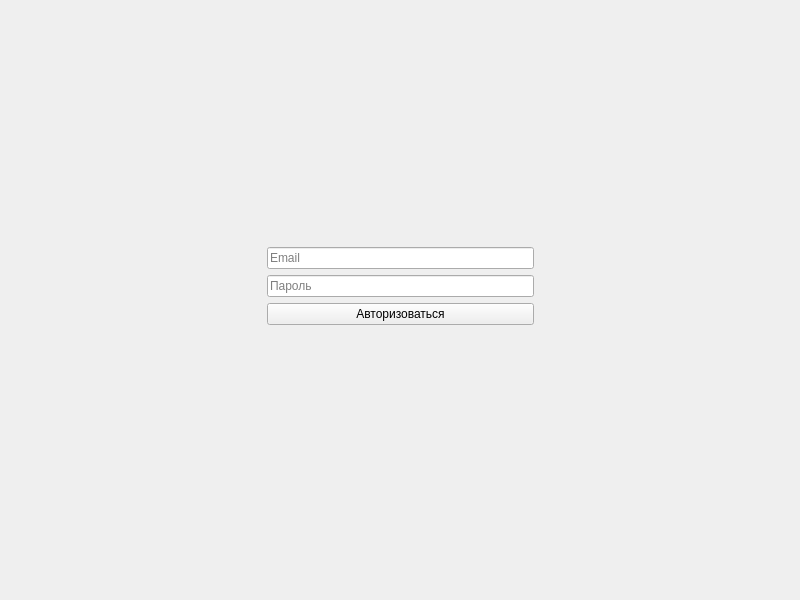
<?xml version="1.0" encoding="UTF-8"?>
<ui version="4.0">
 <class>WMain</class>
 <widget class="QMainWindow" name="WMain">
  <property name="geometry">
   <rect>
    <x>0</x>
    <y>0</y>
    <width>800</width>
    <height>600</height>
   </rect>
  </property>
  <property name="windowTitle">
   <string>Авторизация</string>
  </property>
  <widget class="QWidget" name="centralwidget">
   <widget class="QWidget" name="gridLayoutWidget">
    <property name="geometry">
     <rect>
      <x>0</x>
      <y>49</y>
      <width>801</width>
      <height>551</height>
     </rect>
    </property>
    <layout class="QGridLayout" name="gridLayout">
     <item row="1" column="1">
      <spacer name="verticalSpacer_2">
       <property name="orientation">
        <enum>Qt::Vertical</enum>
       </property>
       <property name="sizeHint" stdset="0">
        <size>
         <width>20</width>
         <height>40</height>
        </size>
       </property>
      </spacer>
     </item>
     <item row="0" column="1">
      <layout class="QVBoxLayout" name="verticalLayout">
       <item>
        <spacer name="verticalSpacer">
         <property name="orientation">
          <enum>Qt::Vertical</enum>
         </property>
         <property name="sizeHint" stdset="0">
          <size>
           <width>20</width>
           <height>40</height>
          </size>
         </property>
        </spacer>
       </item>
       <item>
        <widget class="QLineEdit" name="Email">
         <property name="placeholderText">
          <string>Email</string>
         </property>
        </widget>
       </item>
       <item>
        <widget class="QLineEdit" name="Pass">
         <property name="inputMask">
          <string/>
         </property>
         <property name="echoMode">
          <enum>QLineEdit::Password</enum>
         </property>
         <property name="placeholderText">
          <string>Пароль</string>
         </property>
        </widget>
       </item>
       <item>
        <widget class="QPushButton" name="testbtn">
         <property name="text">
          <string>Авторизоваться</string>
         </property>
        </widget>
       </item>
      </layout>
     </item>
     <item row="1" column="2">
      <spacer name="horizontalSpacer_2">
       <property name="orientation">
        <enum>Qt::Horizontal</enum>
       </property>
       <property name="sizeHint" stdset="0">
        <size>
         <width>40</width>
         <height>20</height>
        </size>
       </property>
      </spacer>
     </item>
     <item row="1" column="0">
      <spacer name="horizontalSpacer">
       <property name="orientation">
        <enum>Qt::Horizontal</enum>
       </property>
       <property name="sizeHint" stdset="0">
        <size>
         <width>40</width>
         <height>20</height>
        </size>
       </property>
      </spacer>
     </item>
    </layout>
   </widget>
  </widget>
 </widget>
 <resources/>
 <connections/>
</ui>
